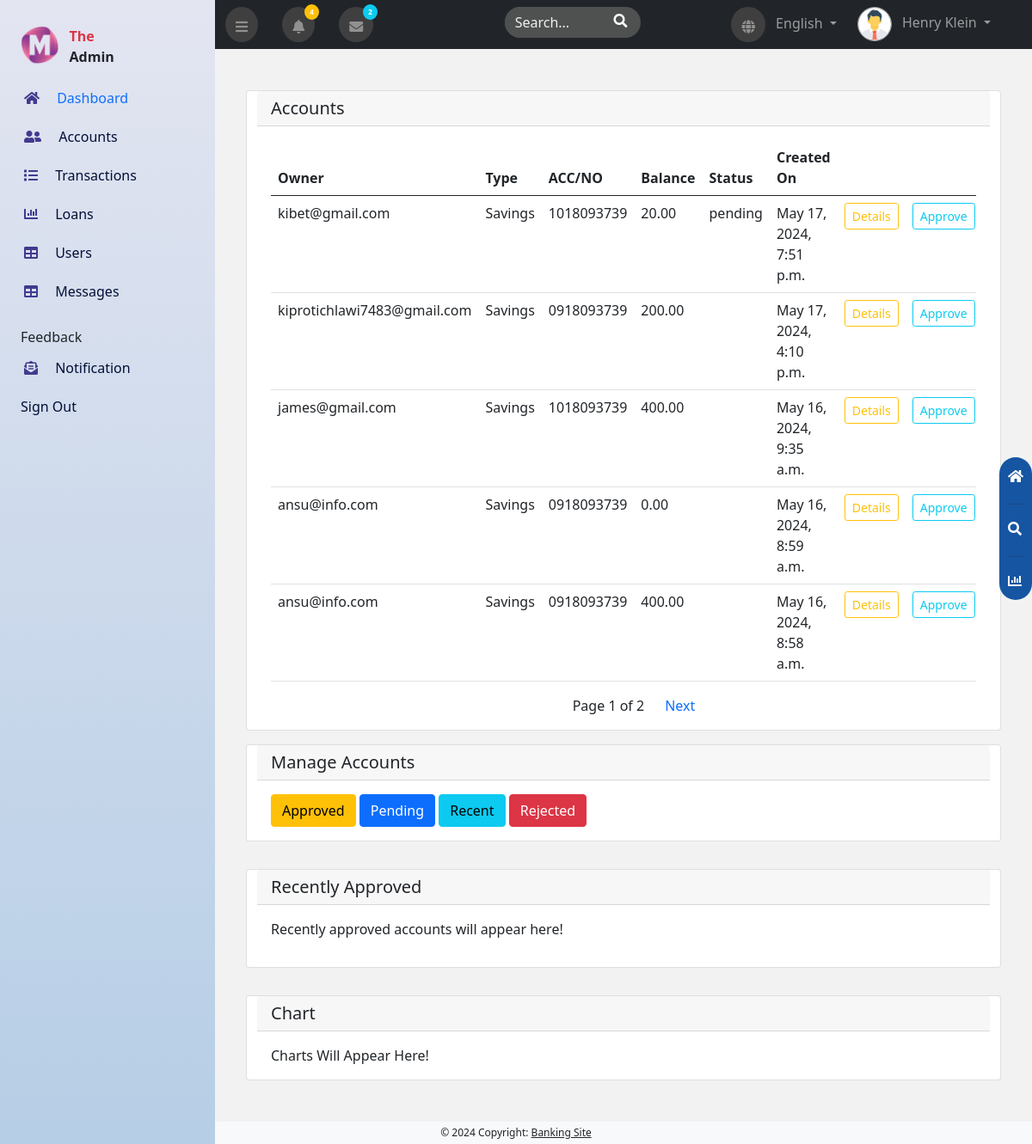
The app's page /admins/manage_accounts/ (signed in), older data.
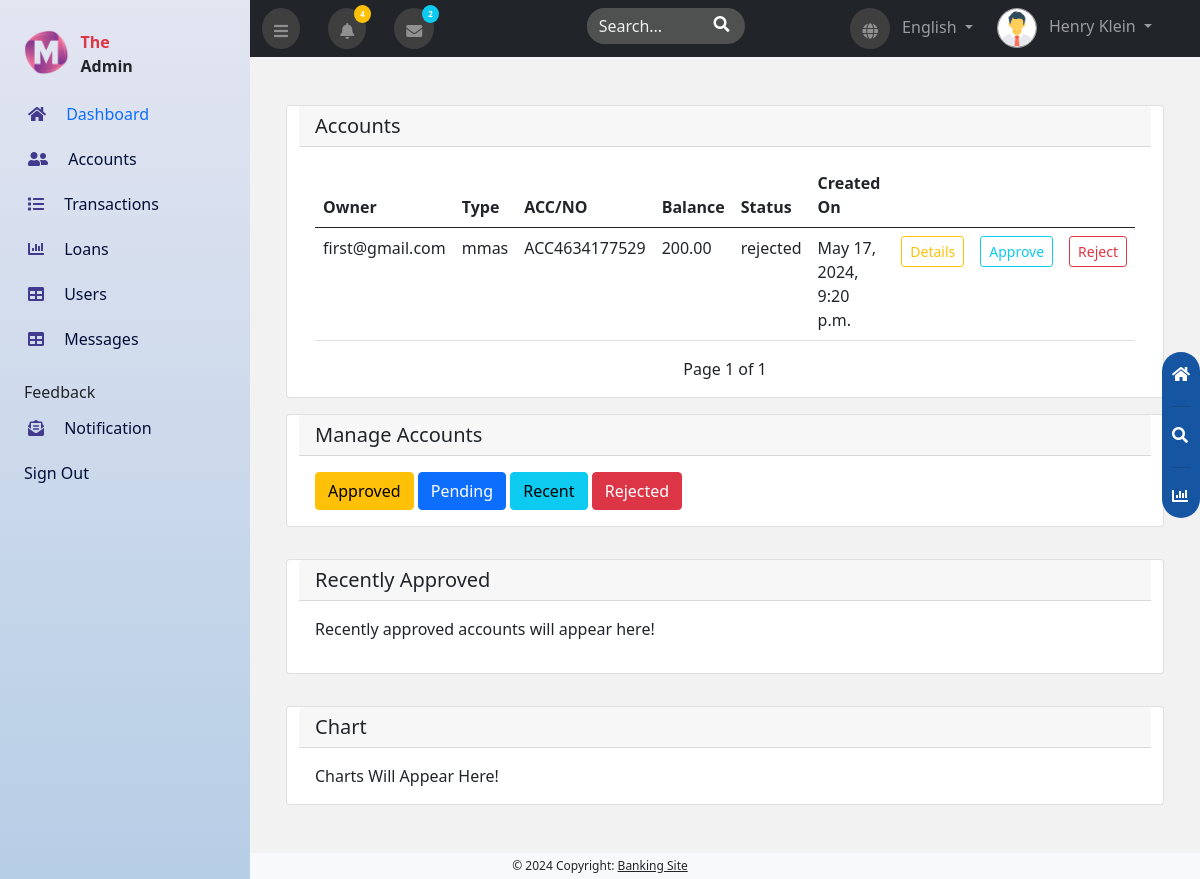
The same page, newer data.
### main/models.py (models this page shows, shortened)
class Account(models.Model):
    user = models.ForeignKey(CustomUser, on_delete=models.CASCADE)
    account_type = models.CharField(max_length=20, choices=[
        ('current', 'Current'),
        ('savings', 'Savings'),
        ('fixedDeposit', 'FixedDeposit'),
        ('salary', 'Salary'),
        ('mmas', 'MMAs'),
    ], default='Savings')
    account_no = models.CharField(max_length=100, unique=True)
    balance = models.DecimalField(max_digits=10, decimal_places=2)
    status = models.CharField(max_length=20, choices=[
        ('pending', 'Pending'),
        ('approved', 'Approved'),
        ('rejected', 'Rejected'),
    ], default='pending')
    date_of_creation = models.DateTimeField(auto_now_add=True)

### users/models.py (models this page shows, shortened)
class CustomUser(AbstractBaseUser, PermissionsMixin):
    email = models.EmailField(_("email address"), unique=True)
    phone_no = models.IntegerField()
    address = models.CharField(max_length=250, blank=True)
    account_no = models.CharField(max_length=100, unique=True)
    user_pin = models.PositiveIntegerField()
    is_staff = models.BooleanField(default=False)
    is_active = models.BooleanField(default=True)
    date_joined = models.DateTimeField(default=timezone.now)
    USERNAME_FIELD = "email"
    REQUIRED_FIELDS = ['phone_no', 'address', ]
    objects = CustomUserManager()
    def __str__(self):
        return self.email

### admins/views.py (the view)
# urls.py: path('manage_accounts/', login_required(views.AccountsListView.as_view()), name="manage_accounts"),
class AccountsListView(ListView):
    context_object_name = 'accounts'
    model = Account
    template_name = 'admins/accounts.html'
    paginate_by = 5
    ordering = '-date_of_creation'

### templates/admins/accounts.html (shortened to what the changed rows need)
{% extends './dashboard.html' %}
{% block content %}
<div id="content" class="can_have_sidenav">
    <div class="p-5">
        <div class="row">
            <div class="card">
                <div class="card-body">
                    <div class="table-responsive">
                        <table class="table">
                            <thead>
                                <tr>
                                    <th scope="col">Owner</th>
                                    <th scope="col">Type</th>
                                    <th scope="col">ACC/NO</th>
                                    <th scope="col">Balance</th>
                                    <th scope="col">Status</th>
                                    <th scope="col">Created On</th>
                                    <th scope="col"></th>
                                    <th scope="col"></th>
                                    <th scope="col"></th>
                                </tr>
                            </thead>
                            <tbody>
                                {% for account in accounts %}
                                <tr>
                                    <td>{{account.user}}</td>
                                    <td>{{account.account_type}}</td>
                                    <td>{{account.account_no}}</td>
                                    <td>{{account.balance}}</td>
                                    <td>{{account.status}}</td>
                                    <td>{{account.date_of_creation}}</td>
                                    <td>
                                        <a href="{% url 'admins_account_details' account.id %}"
                                            class="btn btn-sm btn-outline-warning">Details</a>
                                    </td>
                                    <td>
                                        <a href="{% url 'approve_account' account.id %}"
                                            class="btn btn-sm btn-outline-info">Approve</a>
                                    </td>
                                    <td>
                                        <a href="{% url 'reject_account' account.id %}"
                                            class="btn btn-sm btn-outline-danger">Reject</a>
                                    </td>
                                </tr>
                                {% endfor %}
                            </tbody>
                        </table>
                    </div>
                    <div class='pagination justify-content-center'>
                        <span class='mx-4'>
                            Page {{ page_obj.number }} of {{ page_obj.paginator.num_pages }}
                        </span>
                        {% if page_obj.has_next %}
                        <a href='{% url "manage_accounts" %}?page={{ page_obj.next_page_number }}'
                            class="text-decoration-none"> Next</a>
                        {% endif %}
                    </div>
                </div>
            </div>
        </div>
    </div>
</div>
{% endblock %}

Row changes from the older to the newer data that the page shows:
removed Account: user "kibet@gmail.com", account_type "Savings", account_no "1018093739", balance "20.00", status "pending", date_of_creation "May 17, 2024, 7:51 p.m."
removed Account: user "kiprotichlawi7483@gmail.com", account_type "Savings", account_no "0918093739", balance "200.00", date_of_creation "May 17, 2024, 4:10 p.m."
removed Account: user "james@gmail.com", account_type "Savings", account_no "1018093739", balance "400.00", date_of_creation "May 16, 2024, 9:35 a.m."
removed Account: user "ansu@info.com", account_type "Savings", account_no "0918093739", balance "0.00", date_of_creation "May 16, 2024, 8:59 a.m."
removed Account: user "ansu@info.com", account_type "Savings", account_no "0918093739", balance "400.00", date_of_creation "May 16, 2024, 8:58 a.m."
now on this page (row edited): Account: user "first@gmail.com", account_type "mmas", account_no "ACC4634177529", balance "200.00", status "rejected", date_of_creation "May 17, 2024, 9:20 p.m."
Text that changed along with them:
{{ page_obj.paginator.num_pages }}: "2" → "1"
text no longer shown: "Next"
